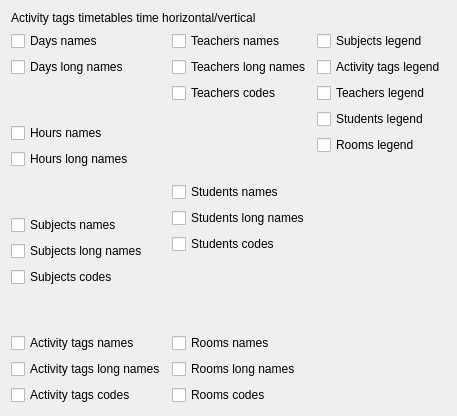
     <widget class="QWidget" name="tabWidgetPage19">
      <attribute name="title">
       <string>19</string>
      </attribute>
      <layout class="QGridLayout" name="gridLayout_20">
       <item row="0" column="0" colspan="3">
        <widget class="QLabel" name="label_19">
         <property name="text">
          <string>Activity tags timetables time horizontal/vertical</string>
         </property>
        </widget>
       </item>
       <item row="1" column="0">
        <layout class="QVBoxLayout" name="verticalLayout_31">
         <item>
          <widget class="QCheckBox" name="activityTagsTimeHVDaysNamesCheckBox">
           <property name="text">
            <string>Days names</string>
           </property>
          </widget>
         </item>
         <item>
          <widget class="QCheckBox" name="activityTagsTimeHVDaysLongNamesCheckBox">
           <property name="text">
            <string>Days long names</string>
           </property>
          </widget>
         </item>
         <item>
          <spacer name="verticalSpacer_79">
           <property name="orientation">
            <enum>Qt::Vertical</enum>
           </property>
           <property name="sizeHint" stdset="0">
            <size>
             <width>20</width>
             <height>40</height>
            </size>
           </property>
          </spacer>
         </item>
         <item>
          <widget class="QCheckBox" name="activityTagsTimeHVHoursNamesCheckBox">
           <property name="text">
            <string>Hours names</string>
           </property>
          </widget>
         </item>
         <item>
          <widget class="QCheckBox" name="activityTagsTimeHVHoursLongNamesCheckBox">
           <property name="text">
            <string>Hours long names</string>
           </property>
          </widget>
         </item>
         <item>
          <spacer name="verticalSpacer_80">
           <property name="orientation">
            <enum>Qt::Vertical</enum>
           </property>
           <property name="sizeHint" stdset="0">
            <size>
             <width>20</width>
             <height>40</height>
            </size>
           </property>
          </spacer>
         </item>
         <item>
          <widget class="QCheckBox" name="activityTagsTimeHVSubjectsNamesCheckBox">
           <property name="text">
            <string>Subjects names</string>
           </property>
          </widget>
         </item>
         <item>
          <widget class="QCheckBox" name="activityTagsTimeHVSubjectsLongNamesCheckBox">
           <property name="text">
            <string>Subjects long names</string>
           </property>
          </widget>
         </item>
         <item>
          <widget class="QCheckBox" name="activityTagsTimeHVSubjectsCodesCheckBox">
           <property name="text">
            <string>Subjects codes</string>
           </property>
          </widget>
         </item>
         <item>
          <spacer name="verticalSpacer_81">
           <property name="orientation">
            <enum>Qt::Vertical</enum>
           </property>
           <property name="sizeHint" stdset="0">
            <size>
             <width>20</width>
             <height>40</height>
            </size>
           </property>
          </spacer>
         </item>
         <item>
          <widget class="QCheckBox" name="activityTagsTimeHVActivityTagsNamesCheckBox">
           <property name="text">
            <string>Activity tags names</string>
           </property>
          </widget>
         </item>
         <item>
          <widget class="QCheckBox" name="activityTagsTimeHVActivityTagsLongNamesCheckBox">
           <property name="text">
            <string>Activity tags long names</string>
           </property>
          </widget>
         </item>
         <item>
          <widget class="QCheckBox" name="activityTagsTimeHVActivityTagsCodesCheckBox">
           <property name="text">
            <string>Activity tags codes</string>
           </property>
          </widget>
         </item>
        </layout>
       </item>
       <item row="1" column="1">
        <layout class="QVBoxLayout" name="verticalLayout_32">
         <item>
          <widget class="QCheckBox" name="activityTagsTimeHVTeachersNamesCheckBox">
           <property name="text">
            <string>Teachers names</string>
           </property>
          </widget>
         </item>
         <item>
          <widget class="QCheckBox" name="activityTagsTimeHVTeachersLongNamesCheckBox">
           <property name="text">
            <string>Teachers long names</string>
           </property>
          </widget>
         </item>
         <item>
          <widget class="QCheckBox" name="activityTagsTimeHVTeachersCodesCheckBox">
           <property name="text">
            <string>Teachers codes</string>
           </property>
          </widget>
         </item>
         <item>
          <spacer name="verticalSpacer_82">
           <property name="orientation">
            <enum>Qt::Vertical</enum>
           </property>
           <property name="sizeHint" stdset="0">
            <size>
             <width>20</width>
             <height>40</height>
            </size>
           </property>
          </spacer>
         </item>
         <item>
          <widget class="QCheckBox" name="activityTagsTimeHVStudentsNamesCheckBox">
           <property name="text">
            <string>Students names</string>
           </property>
          </widget>
         </item>
         <item>
          <widget class="QCheckBox" name="activityTagsTimeHVStudentsLongNamesCheckBox">
           <property name="text">
            <string>Students long names</string>
           </property>
          </widget>
         </item>
         <item>
          <widget class="QCheckBox" name="activityTagsTimeHVStudentsCodesCheckBox">
           <property name="text">
            <string>Students codes</string>
           </property>
          </widget>
         </item>
         <item>
          <spacer name="verticalSpacer_83">
           <property name="orientation">
            <enum>Qt::Vertical</enum>
           </property>
           <property name="sizeHint" stdset="0">
            <size>
             <width>20</width>
             <height>40</height>
            </size>
           </property>
          </spacer>
         </item>
         <item>
          <widget class="QCheckBox" name="activityTagsTimeHVRoomsNamesCheckBox">
           <property name="text">
            <string>Rooms names</string>
           </property>
          </widget>
         </item>
         <item>
          <widget class="QCheckBox" name="activityTagsTimeHVRoomsLongNamesCheckBox">
           <property name="text">
            <string>Rooms long names</string>
           </property>
          </widget>
         </item>
         <item>
          <widget class="QCheckBox" name="activityTagsTimeHVRoomsCodesCheckBox">
           <property name="text">
            <string>Rooms codes</string>
           </property>
          </widget>
         </item>
        </layout>
       </item>
       <item row="1" column="2">
        <layout class="QVBoxLayout" name="verticalLayout_52">
         <item>
          <widget class="QCheckBox" name="activityTagsTimeHVSubjectsLegendCheckBox">
           <property name="text">
            <string>Subjects legend</string>
           </property>
          </widget>
         </item>
         <item>
          <widget class="QCheckBox" name="activityTagsTimeHVActivityTagsLegendCheckBox">
           <property name="text">
            <string>Activity tags legend</string>
           </property>
          </widget>
         </item>
         <item>
          <widget class="QCheckBox" name="activityTagsTimeHVTeachersLegendCheckBox">
           <property name="text">
            <string>Teachers legend</string>
           </property>
          </widget>
         </item>
         <item>
          <widget class="QCheckBox" name="activityTagsTimeHVStudentsLegendCheckBox">
           <property name="text">
            <string>Students legend</string>
           </property>
          </widget>
         </item>
         <item>
          <widget class="QCheckBox" name="activityTagsTimeHVRoomsLegendCheckBox">
           <property name="text">
            <string>Rooms legend</string>
           </property>
          </widget>
         </item>
         <item>
          <spacer name="verticalSpacer_109">
           <property name="orientation">
            <enum>Qt::Vertical</enum>
           </property>
           <property name="sizeHint" stdset="0">
            <size>
             <width>20</width>
             <height>40</height>
            </size>
           </property>
          </spacer>
         </item>
        </layout>
       </item>
      </layout>
     </widget>
